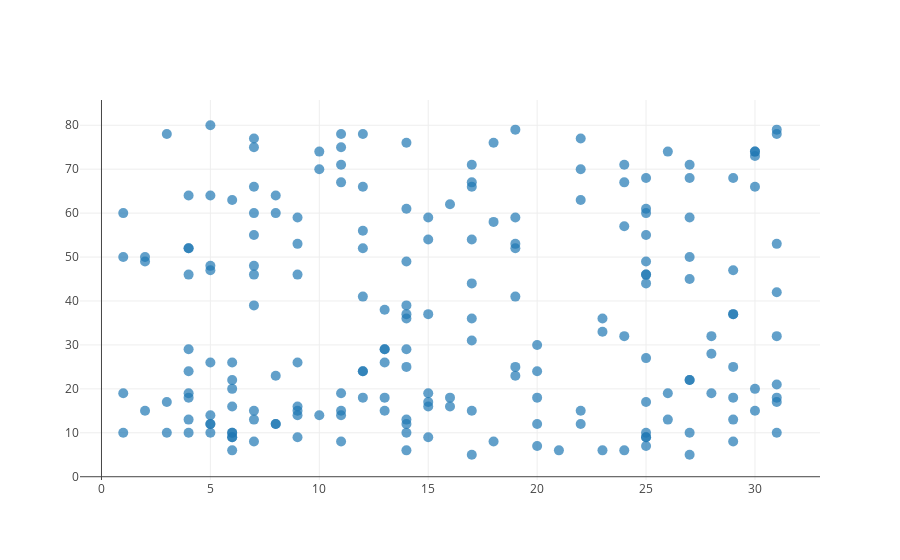

The notebook cell this image was saved under:
### Markdown cell above
## Plotly

### Code cell
subset = data.sample(200)

trace = go.Scatter(x=subset['day'], y=subset['age'], 
                   mode='markers',
                   marker={'size': 10, 'opacity': 0.7})

iplot([trace])

### Figure 1 — Plotly figure (JSON) as saved in the notebook; plotly's stock layout.template omitted (floating-point values rounded to 4 significant figures; data arrays with more than 128 entries replaced by an {"elided": "..."} marker saying what was removed)
{"data": [{"marker": {"opacity": 0.7, "size": 10}, "mode": "markers", "type": "scatter", "x": {"elided": "200 int values"}, "y": {"elided": "200 int values"}}], "layout": {}}
